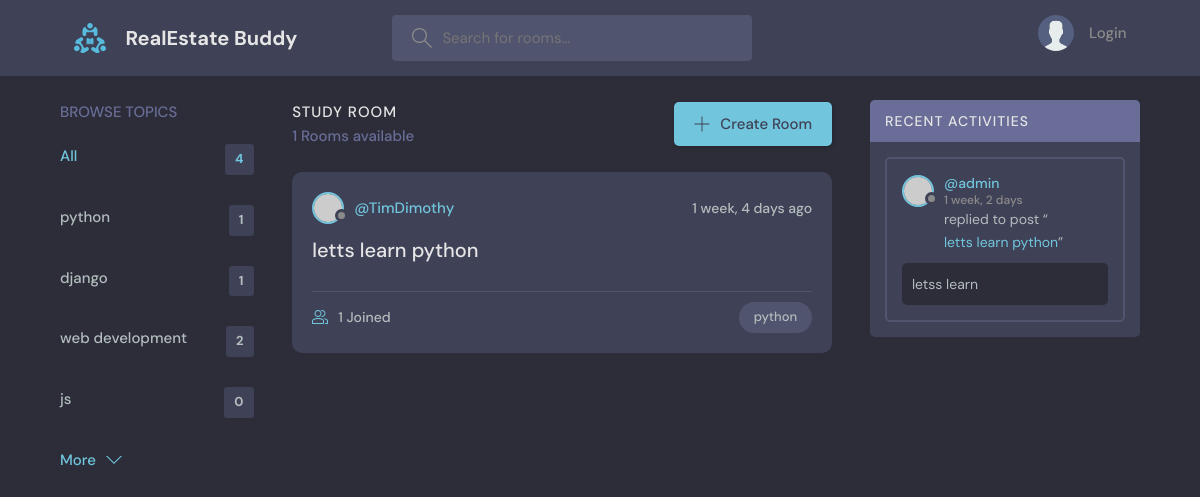
The page /?q=python on the database its author committed.
### base/models.py (models this page shows, shortened)
class Topic(models.Model):
    name = models.CharField(max_length=200)

class Room(models.Model):
    host = models.ForeignKey(User, on_delete=models.SET_NULL, null=True)
    topic = models.ForeignKey(Topic, on_delete=models.SET_NULL, null=True)
    name = models.CharField(max_length=100)
    description = models.TextField(null=True, blank=True)
    participants =models.ManyToManyField(User, related_name='participants', blank=True)
    updated = models.DateTimeField(auto_now=True)
    created = models.DateTimeField(auto_now_add=True)

class Message(models.Model):
    user = models.ForeignKey(User, on_delete=models.CASCADE)
    room = models.ForeignKey(Room, on_delete=models.CASCADE)
    body = models.TextField()
    updated = models.DateTimeField(auto_now=True)
    created = models.DateTimeField(auto_now_add=True)
    class Meta:
        ordering = ['-updated', '-created']

### base/views.py (the view)
# urls.py: path('',views.home, name="home"),
def home(request):
    q = request.GET.get('q') if request.GET.get('q') !=None else ''
    rooms = Room.objects.filter(
        Q(topic__name__icontains=q) |
        Q(name__icontains=q) |
        Q(description__icontains=q)
    )
    topics = Topic.objects.all()
    room_messages = Message.objects.filter(Q(room__name__icontains=q))
    context = {'rooms': rooms, 'topics':topics,
                'room_messages': room_messages}
    return render(request,'base/home.html', context)

### base/templates/base/home.html (shortened to what this page needs)
{% extends 'main.html' %}
{% block content %}
    <main class="layout layout--3">
      <div class="container">
        {% include 'base/topic.html' %}
        <div class="roomList">
          <div class="roomList__header">
            <div>
              <h2>Study Room</h2>
              <p>{{rooms.count}} Rooms available</p>
            </div>
            <a class="btn btn--main" href="{% url 'create-room' %}">
              <svg version="1.1" xmlns="http://www.w3.org/2000/svg" width="32" height="32" viewBox="0 0 32 32">
                <title>add</title>
                <path
                  d="M16.943 0.943h-1.885v14.115h-14.115v1.885h14.115v14.115h1.885v-14.115h14.115v-1.885h-14.115v-14.115z"
                ></path>
              </svg>
              Create Room
            </a>
          </div>
          {% include 'base/feed_component.html' %}
        </div>
        {% include 'base/activity.html' %}
      </div>
    </main>
    {% endblock %}

### base/templates/base/topic.html
<div class="topics">
    <div class="topics__header">
      <h2>Browse Topics</h2>
    </div>
    <ul class="topics__list">
      <li>
        <a href="{% url 'home' %}" class="active">All <span>{{topics.count}}</span></a>
      </li>
      {% for topic in topics %}
      <li>
        <a href="{% url 'home' %}?q={{ topic.name }}">{{topic.name}} <span>{{topic.room_set.all.count}}</span></a>
      </li>
      {% endfor %}
    </ul>
    <a class="btn btn--link" href="topics.html">
      More
      <svg version="1.1" xmlns="http://www.w3.org/2000/svg" width="32" height="32" viewBox="0 0 32 32">
        <title>chevron-down</title>
        <path d="M16 21l-13-13h-3l16 16 16-16h-3l-13 13z"></path>
      </svg>
    </a>
  </div>

### base/templates/base/feed_component.html (shortened to what this page needs)
{% for room in rooms %}
<div class="roomListRoom">
    <div class="roomListRoom__header">
      <a href="{% url 'user-profile' room.host.id %}" class="roomListRoom__author">
        <div class="avatar avatar--small">
          <img src="https://randomuser.me/api/portraits/women/11.jpg" />
        </div>
        <span>@{{room.host.username}}</span>
      </a>
      <div class="roomListRoom__actions">
        <span>{{room.created|timesince}} ago</span>
      </div>
    </div>
    <div class="roomListRoom__content">
      <a href="{% url 'room' room.id %}">{{room.name}}</a>
    </div>
    <div class="roomListRoom__meta">
      <a href="{% url 'room' room.id %}" class="roomListRoom__joined">
        {{room.participants.all.count}} Joined
      </a>
      <p class="roomListRoom__topic">{{room.topic.name}}</p>
    </div>
  </div>
  {% endfor %}

### base/templates/base/activity.html (shortened to what this page needs)
<div class="activities">
    <div class="activities__header">
      <h2>Recent Activities</h2>
    </div>
    {% for message in room_messages %}
    <div class="activities__box">
      <div class="activities__boxHeader roomListRoom__header">
        <a href="% url 'user-profile' message.user.id %" class="roomListRoom__author">
          <div class="avatar avatar--small">
            <img src="https://randomuser.me/api/portraits/women/11.jpg" />
          </div>
          <p>
            @{{message.user}}
            <span>{{message.created|timesince}}</span>
          </p>
        </a>
      </div>
      <div class="activities__boxContent">
        <p>replied to post “<a href="{% url 'room' message.room.id}">{{message.room.name}}</a>”</p>
        <div class="activities__boxRoomContent">
         {{message.body}}
        </div>
      </div>
    </div>
  </div>

### rows shown on the page
Topic: name "python", room_set.all.count "1"
Topic: name "django", room_set.all.count "1"
Topic: name "web development", room_set.all.count "2"
Topic: name "js", room_set.all.count "0"
Room: host.username "TimDimothy", created "1 week, 4 days", name "letts learn python", participants.all.count "1", topic.name "python"
Message: user "admin", created "1 week, 2 days", room.name "letts learn python", body "letss learn"

### other values the page prints
{{ topics.count }} "4"
{{ rooms.count }} "1"
